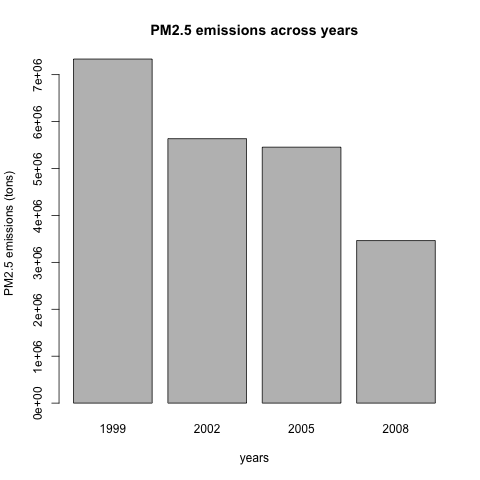

Write the R code that produced this figure.
source( "load-data.R" )

## Question 1: Have total emissions from PM2.5 decreased in the United States from 1999 to 2008?
doPlot1 <- function() {
    
    loadData()
    ## mean or sum?
    emmissionsAggregate <- aggregate( Emissions ~ year, NEI, sum )
    
    # Open png device
    if ( png ) png( filename = "plot1.png" )
    
    barplot( height    = emmissionsAggregate$Emissions, 
             names.arg = emmissionsAggregate$year,
             xlab      = "years", 
             ylab      = "PM2.5 emissions (tons)",
             main      = "PM2.5 emissions across years" ) 
    
    # Turn off device
    if ( png ) dev.off()
}
